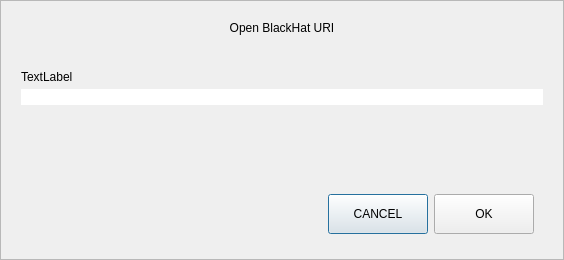
<?xml version="1.0" encoding="UTF-8"?>
<ui version="4.0">
 <class>OpenURIDialog</class>
 <widget class="QDialog" name="OpenURIDialog">
  <property name="geometry">
   <rect>
    <x>0</x>
    <y>0</y>
    <width>564</width>
    <height>260</height>
   </rect>
  </property>
  <property name="windowTitle">
   <string>Open URI</string>
  </property>
  <layout class="QVBoxLayout" name="verticalLayout">
   <property name="spacing">
    <number>0</number>
   </property>
   <property name="leftMargin">
    <number>0</number>
   </property>
   <property name="topMargin">
    <number>0</number>
   </property>
   <property name="rightMargin">
    <number>0</number>
   </property>
   <property name="bottomMargin">
    <number>0</number>
   </property>
   <item>
    <widget class="QFrame" name="frame">
     <property name="frameShape">
      <enum>QFrame::StyledPanel</enum>
     </property>
     <property name="frameShadow">
      <enum>QFrame::Raised</enum>
     </property>
     <layout class="QVBoxLayout" name="verticalLayout_2">
      <property name="spacing">
       <number>5</number>
      </property>
      <property name="leftMargin">
       <number>20</number>
      </property>
      <property name="topMargin">
       <number>20</number>
      </property>
      <property name="rightMargin">
       <number>20</number>
      </property>
      <property name="bottomMargin">
       <number>16</number>
      </property>
      <item>
       <widget class="QLabel" name="labelTitle">
        <property name="text">
         <string>Open BlackHat URI</string>
        </property>
        <property name="alignment">
         <set>Qt::AlignCenter</set>
        </property>
       </widget>
      </item>
      <item>
       <spacer name="verticalSpacer_2">
        <property name="orientation">
         <enum>Qt::Vertical</enum>
        </property>
        <property name="sizeType">
         <enum>QSizePolicy::Fixed</enum>
        </property>
        <property name="sizeHint" stdset="0">
         <size>
          <width>20</width>
          <height>30</height>
         </size>
        </property>
       </spacer>
      </item>
      <item>
       <widget class="QLabel" name="labelSubtitle">
        <property name="text">
         <string notr="true">TextLabel</string>
        </property>
       </widget>
      </item>
      <item>
       <layout class="QHBoxLayout" name="horizontalLayout">
        <property name="spacing">
         <number>0</number>
        </property>
        <item>
         <widget class="QValidatedLineEdit" name="uriEdit">
          <property name="styleSheet">
           <string notr="true">#uriEdit{
	border-top-right-radius:0px;
	border-bottom-right-radius:0px;
}</string>
          </property>
         </widget>
        </item>
       </layout>
      </item>
      <item>
       <spacer name="verticalSpacer">
        <property name="orientation">
         <enum>Qt::Vertical</enum>
        </property>
        <property name="sizeHint" stdset="0">
         <size>
          <width>20</width>
          <height>40</height>
         </size>
        </property>
       </spacer>
      </item>
      <item>
       <widget class="QWidget" name="widget" native="true">
        <property name="minimumSize">
         <size>
          <width>0</width>
          <height>50</height>
         </size>
        </property>
        <layout class="QHBoxLayout" name="horizontalLayout_2">
         <item>
          <spacer name="horizontalSpacer">
           <property name="orientation">
            <enum>Qt::Horizontal</enum>
           </property>
           <property name="sizeHint" stdset="0">
            <size>
             <width>289</width>
             <height>20</height>
            </size>
           </property>
          </spacer>
         </item>
         <item>
          <widget class="QPushButton" name="pushButtonCancel">
           <property name="minimumSize">
            <size>
             <width>100</width>
             <height>40</height>
            </size>
           </property>
           <property name="text">
            <string>CANCEL</string>
           </property>
          </widget>
         </item>
         <item>
          <widget class="QPushButton" name="pushButtonOK">
           <property name="minimumSize">
            <size>
             <width>100</width>
             <height>40</height>
            </size>
           </property>
           <property name="text">
            <string>OK</string>
           </property>
          </widget>
         </item>
        </layout>
       </widget>
      </item>
     </layout>
    </widget>
   </item>
  </layout>
 </widget>
 <customwidgets>
  <customwidget>
   <class>QValidatedLineEdit</class>
   <extends>QLineEdit</extends>
   <header>qvalidatedlineedit.h</header>
  </customwidget>
 </customwidgets>
 <resources/>
 <connections/>
</ui>
